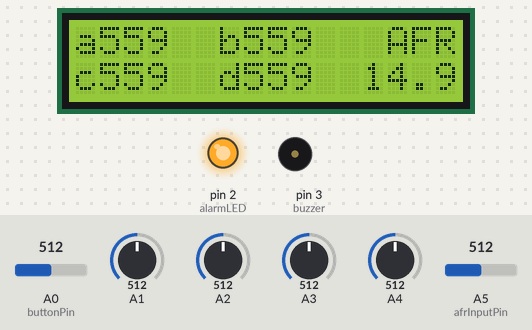
Simulated run of this sketch. Board: Arduino Uno, built with avr-gcc and run on an emulated ATmega328P. Shown: 16×2 character LCD, output pins drawn as LEDs (lit = HIGH), buzzer (waves = sounding). Dashed ring = blinking. The inputs (shaded band) are chosen by the test bench; at power-on: A0 (buttonPin) = 512, A5 (afrInputPin) = 512, A1 = 512, A2 = 512, A3 = 512, A4 = 512.

Above: at 2.17 s.
2.8 s: A0 (buttonPin) set to 468
4.6 s: A0 (buttonPin) set to 437
At 4.98 s:
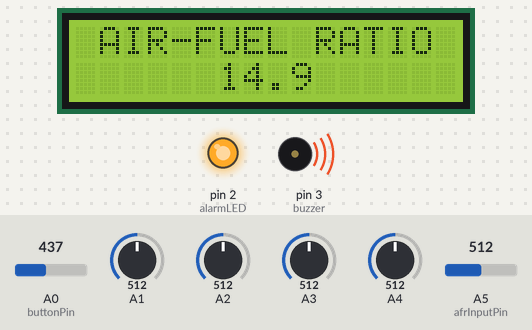
7.0 s: A5 (afrInputPin) set to 615
At 7.78 s:
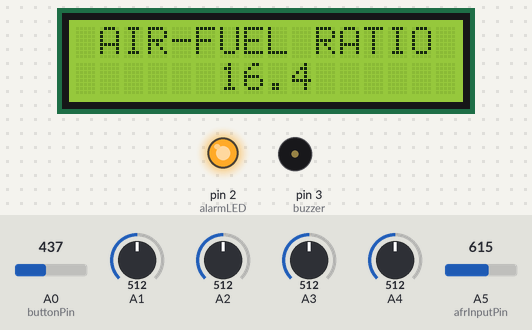
8.6 s: A5 (afrInputPin) set to 639
At 9.2 s:
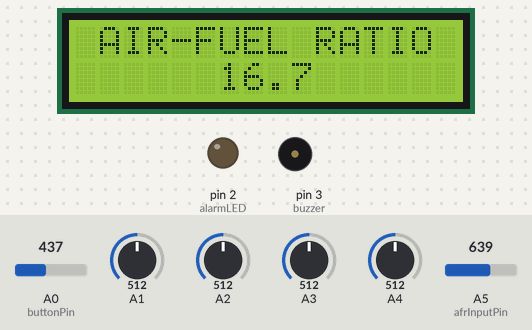
10.2 s: A1 set to 687
11.7 s: A1 set to 705
At 11.77 s:
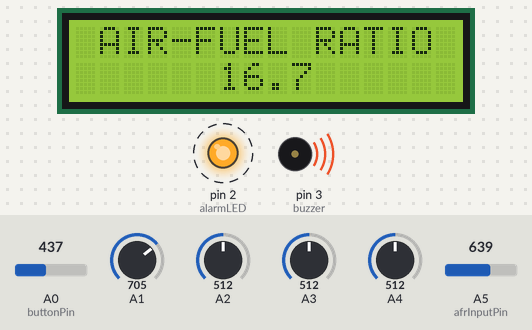
Timing chart, 0 to 14.9 s (numbered marks = the images above; inputs shaded):
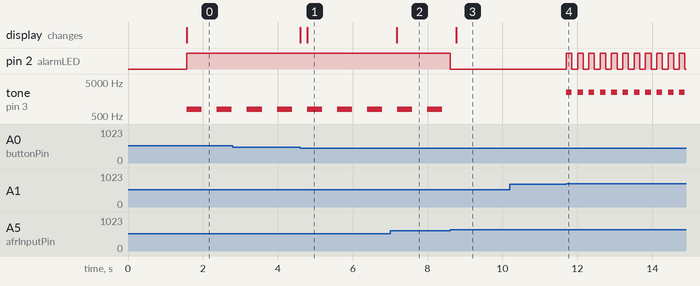

Measured:
- the behaviour switches between 450 and 449 on A0 (buttonPin) (found by bisection; images 0 and 1)
- the behaviour switches between 622 and 623 on A5 (afrInputPin) (found by bisection; images 2 and 3)
- the behaviour switches between 694 and 695 on A1 (found by bisection; images 3 and 4)
- after the input at 4.6 s, the display: first changes at once (image 1 shows a later state)
- after the input at 7.0 s, the display: changes after 0.17 s (image 2)
- after the input at 8.6 s, pin 2 (alarmLED): HIGH → LOW at once; tone on pin 3 (buzzer): stops changing and stays silent; the display: changes after 0.17 s (image 3)
- after the input at 10.2 s, every drawn part: stays the same
- after the input at 11.7 s, pin 2 (alarmLED): alternates HIGH for 0.15 s and LOW for 0.15 s, starting at once; tone on pin 3 (buzzer): alternates 2500 Hz for 0.15 s and silent for 0.15 s, starting at once
- by itself, tone on pin 3 (buzzer): alternates 800 Hz for 0.40 s and silent for 0.40 s

The sketch:

DieselDash.ino
```cpp
// (licence header left out)
#include <LiquidCrystal.h>

/* -----------------------------------------------------------
 *  1. CONFIGURATION & PINS
 * ----------------------------------------------------------- */
#define ENABLE_EGT
#define ENABLE_AFR

#ifdef ENABLE_EGT
  #define EGT_INNOVATE_TC4    // 0V=24C, 5V=1093C
#endif

#ifdef ENABLE_AFR
  #define AFR_INNOVATE_LC1    // 0V=7.35, 5V=22.39
#endif

LiquidCrystal lcd(8, 9, 4, 5, 6, 7);

const int alarmLED = 2;
const int buzzer = 3;
const int afrInputPin = A5;
const int buttonPin = A0;

float peakTemps[] = {0, 0, 0, 0};
int egtAlarmLimit = 750;
float richAlarmLimit = 16.5;
int currentScreen = 0;

bool showPeaks = false;
unsigned long lastBlink = 0;
unsigned long lastDisplayUpdate = 0;
const int displayInterval = 200;
bool ledState = false;

/* -----------------------------------------------------------
 *  2. SCALING HELPERS
 * ----------------------------------------------------------- */
float scaleEGT(int raw) {
  #ifdef EGT_INNOVATE_TC4
    return (raw * (1093.0 - 24.0) / 1023.0) + 24.0;
  #endif
  return 0;
}

float scaleAFR(int raw) {
  #ifdef AFR_INNOVATE_LC1
    return (raw * (22.39 - 7.35) / 1023.0) + 7.35;
  #endif
  return 0;
}

/* -----------------------------------------------------------
 *  3. LOGIC FUNCTIONS
 * ----------------------------------------------------------- */
void checkSafetyLimits() {
  bool egtDanger = false;
  bool afrDanger = false;

  #ifdef ENABLE_EGT
  for (int i = 0; i < 4; i++) {
    int raw = analogRead(i + 1);
    if (raw > 5 && raw < 1018) {
      float currentC = scaleEGT(raw);
      if (currentC > peakTemps[i]) peakTemps[i] = currentC;
      if (currentC >= egtAlarmLimit) egtDanger = true;
    }
  }
  #endif

  #ifdef ENABLE_AFR
  int rawAFR = analogRead(afrInputPin);
  if (rawAFR > 5 && rawAFR < 1018) {
    if (scaleAFR(rawAFR) < richAlarmLimit) afrDanger = true;
  }
  #endif

  handleAlarms(egtDanger, afrDanger);
}

void handleAlarms(bool egt, bool afr) {
  if (egt) {
    if (millis() - lastBlink > 150) {
      lastBlink = millis(); ledState = !ledState;
      digitalWrite(alarmLED, ledState);
      if (ledState) tone(buzzer, 2500); else noTone(buzzer);
    }
  } else if (afr) {
    digitalWrite(alarmLED, HIGH);
    if (millis() - lastBlink > 400) {
      lastBlink = millis(); ledState = !ledState;
      if (ledState) tone(buzzer, 800); else noTone(buzzer);
    }
  } else {
    digitalWrite(alarmLED, LOW);
    noTone(buzzer);
  }
}

void resetPeaks() {
  for(int i=0; i<4; i++) peakTemps[i] = 0;
  lcd.clear();
  lcd.print("PEAKS RESET");
  delay(500);
  lcd.clear();
}

/* -----------------------------------------------------------
 *  4. BUTTON & DISPLAY HANDLERS
 * ----------------------------------------------------------- */
void handleButtons() {
  int btn = analogRead(buttonPin);
  static bool btnReleased = true;

  if (btn > 1000) { btnReleased = true; return; }
  if (!btnReleased) return;

  if (btn < 100) { // RIGHT
    currentScreen = (currentScreen + 1) % 3;
    lcd.clear();
    btnReleased = false;
  }
  else if (btn < 450 && btn > 350) { // LEFT
    currentScreen--;
    if (currentScreen < 0) currentScreen = 2;
    lcd.clear();
    btnReleased = false;
  }
  else if (btn < 250 && btn > 150) showPeaks = true;
  else if (btn < 650 && btn > 500) showPeaks = false;
  else if (btn < 850 && btn > 700) resetPeaks();
}

void drawEGTs(int col1, int col2, bool detailed) {
  #ifdef ENABLE_EGT
  for (int i = 0; i < 4; i++) {
    int raw = analogRead(i + 1);
    int col = (i % 2 == 0) ? col1 : col2;
    int row = (i < 2) ? 0 : 1;
    lcd.setCursor(col, row);

    char label = 'a' + i;
    lcd.print(label);

    // Using the Colon separator as requested
    if (detailed) lcd.print(":");

    if (raw < 5 || raw > 1018) {
      lcd.print(detailed ? " ERR " : "ERR ");
    } else {
      int val = (int)(showPeaks ? peakTemps[i] : scaleEGT(raw));

      if (detailed) {
        // Professional Right-Alignment logic
        if (val < 1000) lcd.print(" ");
        if (val < 100) lcd.print(" ");
        lcd.print(val);
        lcd.print("\xDF"); // Degree symbol
      } else {
        lcd.print(val);
        lcd.print("  "); // Clear trailing space
      }
    }
  }
  #endif
}

void drawAFR(int labelCol, int valCol) {
  #ifdef ENABLE_AFR
  lcd.setCursor(labelCol, 0); lcd.print("AFR");
  lcd.setCursor(valCol, 1);
  float afr = scaleAFR(analogRead(afrInputPin));
  if (afr < 5 || afr > 1018) lcd.print("--- ");
  else {
    if (afr < 10.0) lcd.print(" ");
    lcd.print(afr, 1);
  }
  #endif
}

void updateLCD() {
  switch (currentScreen) {
    case 0:
      drawEGTs(0, 6, false);
      drawAFR(13, 12);
      break;
    case 1:
      drawEGTs(0, 8, true);
      break;
    case 2:
      lcd.setCursor(1, 0); lcd.print("AIR-FUEL RATIO");
      lcd.setCursor(6, 1);
      float afrVal = scaleAFR(analogRead(afrInputPin));
      lcd.print(afrVal, 1); lcd.print("  ");
      break;
  }
}

void setup() {
  lcd.begin(16, 2);
  pinMode(alarmLED, OUTPUT);
  pinMode(buzzer, OUTPUT);
  lcd.print("DIESELDASH v1.1");
  delay(1500);
  lcd.clear();
}

void loop() {
  checkSafetyLimits();
  handleButtons();
  if (millis() - lastDisplayUpdate >= displayInterval) {
    lastDisplayUpdate = millis();
    updateLCD();
  }
}
```
